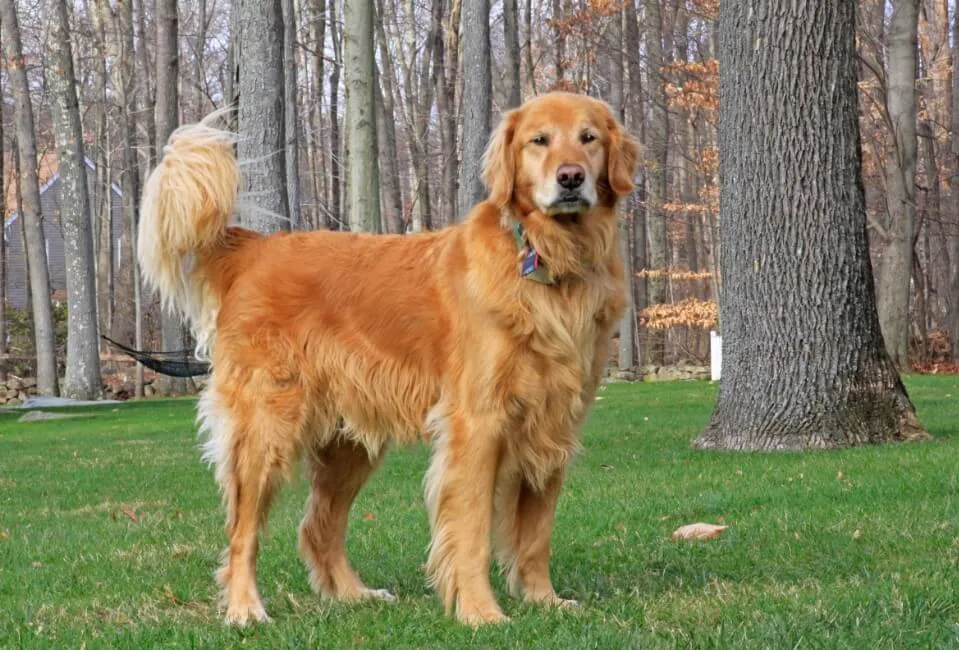
//> input picture images/dog.png, 959 x 650 px
$ ./05 ../images/dog.png   (built with g++ and OpenCV 4)
//> lines starting //> are read from the running program, lines starting //| are printed output that depends on the picture; after the words box and inside, x2 and y2 are one past the last pixel; in counts of white or black regions, pixels touching at a corner belong together
//> further down, img is the input picture: 650 rows x 959 cols, CV_8UC3; mean B, G, R 96.2, 127.4, 133.8
#include <iostream>
#include <opencv2/opencv.hpp>

/*
This code applies a serie of sequental operation on a given image.
Then, extract the central pixel of the image and change its color.
*/


void SequentialTransformations(cv::Mat& img) {

    /**
 * @brief This function applies a sequence of image transformations (color space conversion,
 *        image downscaling, and Canny edge detection), displaying each intermediate result.
 *
 * @param img - The input image (cv::Mat)
 */

    cv::Mat out, pyr, can;

    // Convert to HLS color space
    cv::cvtColor(img, out, cv::COLOR_BGR2HLS);
//> out: 650 rows x 959 cols, CV_8UC3; mean of channels 0, 1, 2 33, 119.7, 62.9
    cv::imshow("cvtColor (BGR2HLS)", out);
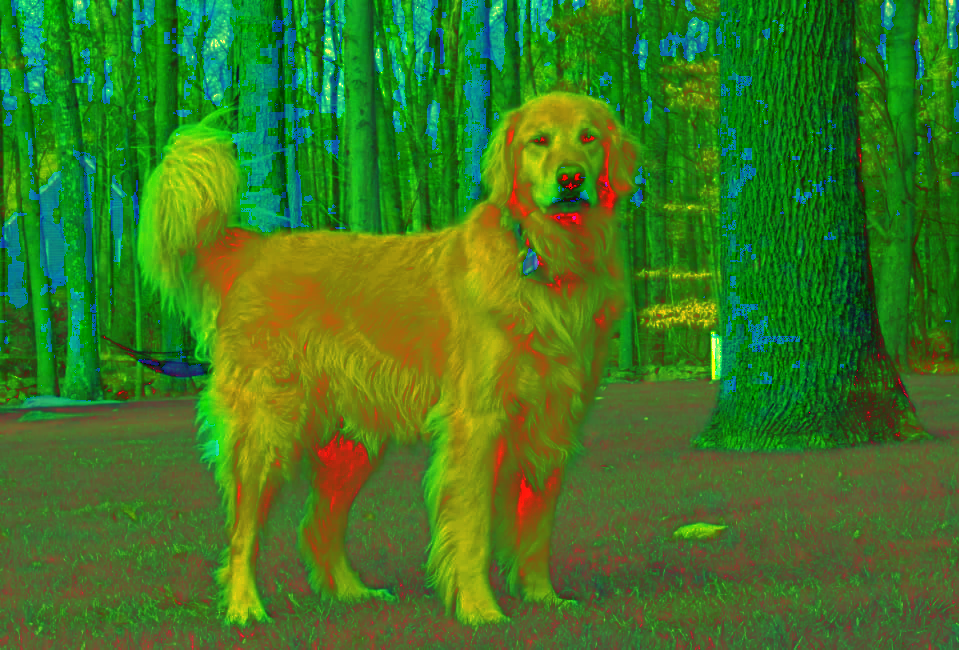
//> window 'cvtColor (BGR2HLS)': 650 rows x 959 cols, CV_8UC3; mean B, G, R 33, 119.7, 62.9

    // Downscale the image by half
    cv::pyrDown(out, pyr);
//> pyr: 325 rows x 480 cols, CV_8UC3; mean of channels 0, 1, 2 33, 119.7, 62.8
    cv::imshow("pyrDown (scaled down)", pyr);
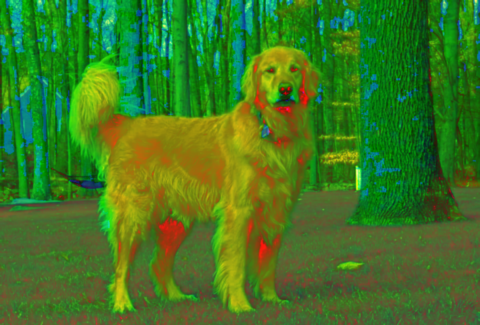
//> window 'pyrDown (scaled down)': 325 rows x 480 cols, CV_8UC3; mean B, G, R 33, 119.7, 62.8

    // Apply Canny edge detection
    cv::Canny(pyr, can, 10, 100, 3, true);
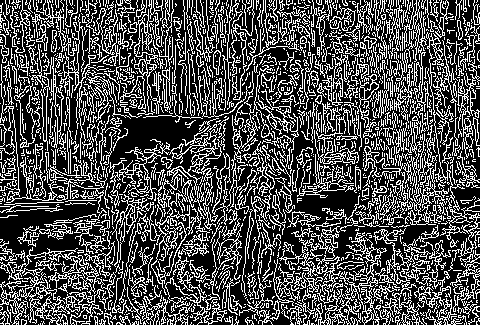
//> can: 325 rows x 480 cols, CV_8UC1; 30.7% white in thin lines or dots
    cv::imshow("Canny Edges", can);

    // Extract the color of the central pixel
    int centerY = img.rows / 2;  // Y = riga
//> centerY = 325
    int centerX = img.cols / 2;  // X = colonna
//> centerX = 479
    cv::Vec3b center_pixel = img.at<cv::Vec3b>(centerY, centerX);  // corretto ordine (riga, colonna)
//> center_pixel = [96, 157, 211]

    std::cout << "At pixel: (" << centerX << "," << centerY << ")"
            << ", the values of pixels are: "
            << (int)center_pixel[0] << ","
            << (int)center_pixel[1] << ","
            << (int)center_pixel[2] << std::endl;
//| At pixel: (479,325), the values of pixels are: 96,157,211

    // Change the color of the central pixel
    img.at<cv::Vec3b>(centerY, centerX) = cv::Vec3b(0, 0, 0);
//> img: 650 rows x 959 cols, CV_8UC3; 1 pixels changed, all inside (x1, y1, x2, y2) = (479, 325, 480, 326)

    cv::imshow("Changed Pixel", img);
    cv::waitKey(0);
}

int main(int argc, char** argv) {
    cv::utils::logging::setLogLevel(cv::utils::logging::LOG_LEVEL_SILENT);

    if (argc < 2) {
        std::cerr << "Usage: " << argv[0] << " <image_path>\n";
        return 1;
    }

    cv::Mat img = cv::imread(argv[1], cv::IMREAD_COLOR);
    if (img.empty()) {
        std::cerr << " Error: Could not load image from " << argv[1] << "\n";
        return 1;
    }

    cv::imshow("Original Image", img);
    cv::waitKey(0);

    SequentialTransformations(img);
    return 0;
}

$ run again, on images/lake.png
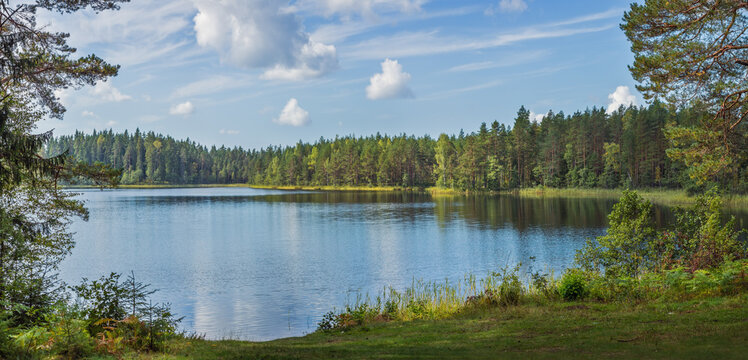
//> input picture images/lake.png, 748 x 360 px
//> img is the input picture: 360 rows x 748 cols, CV_8UC3; mean B, G, R 126.2, 130.5, 114.8
//> out: 360 rows x 748 cols, CV_8UC3; mean of channels 0, 1, 2 73.4, 122, 77.1
//> pyr: 180 rows x 374 cols, CV_8UC3; mean of channels 0, 1, 2 73.5, 122.2, 77.1
//> in SequentialTransformations, `cv::imshow("pyrDown (scaled down)", pyr);`:
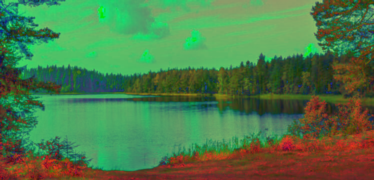
//> window 'pyrDown (scaled down)': 180 rows x 374 cols, CV_8UC3; mean B, G, R 73.5, 122.2, 77.1
//> in SequentialTransformations, `cv::Canny(pyr, can, 10, 100, 3, true);`:
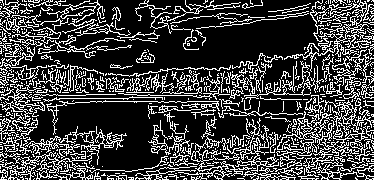
//> can: 180 rows x 374 cols, CV_8UC1; 25.2% white in thin lines or dots
//> center_pixel = [43, 53, 53]
//| At pixel: (374,180), the values of pixels are: 43,53,53
//> img: 360 rows x 748 cols, CV_8UC3; 1 pixels changed, all inside (x1, y1, x2, y2) = (374, 180, 375, 181)

$ run again, on images/th.png
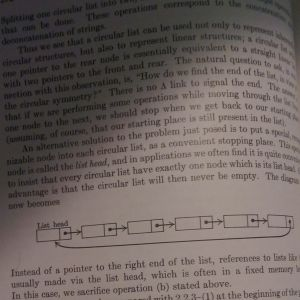
//> input picture images/th.png, 300 x 300 px
//> img is the input picture: 300 rows x 300 cols, CV_8UC3; mean B, G, R 94.5, 97.8, 107.5
//> out: 300 rows x 300 cols, CV_8UC3; mean of channels 0, 1, 2 21.8, 101.2, 18.3
//> pyr: 150 rows x 150 cols, CV_8UC3; mean of channels 0, 1, 2 22, 101, 18.3
//> in SequentialTransformations, `cv::imshow("pyrDown (scaled down)", pyr);`:
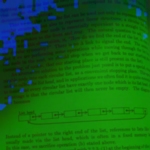
//> window 'pyrDown (scaled down)': 150 rows x 150 cols, CV_8UC3; mean B, G, R 22, 101, 18.3
//> in SequentialTransformations, `cv::Canny(pyr, can, 10, 100, 3, true);`:
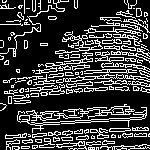
//> can: 150 rows x 150 cols, CV_8UC1; 23.4% white in thin lines or dots
//> center_pixel = [128, 134, 147]
//| At pixel: (150,150), the values of pixels are: 128,134,147
//> img: 300 rows x 300 cols, CV_8UC3; 1 pixels changed, all inside (x1, y1, x2, y2) = (150, 150, 151, 151)
